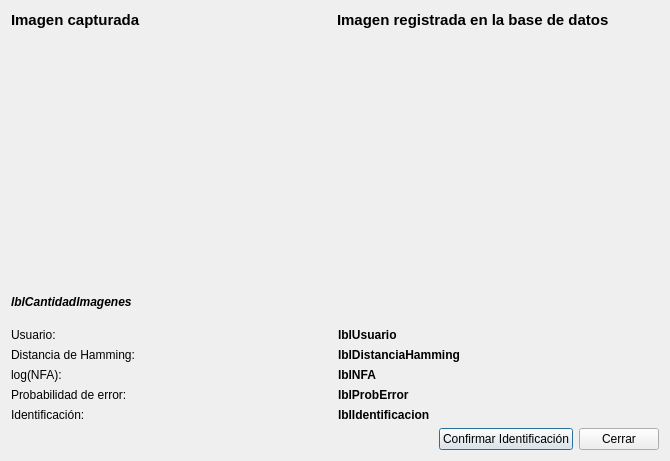
<?xml version="1.0" encoding="UTF-8"?>
<ui version="4.0">
 <class>Dialog</class>
 <widget class="QDialog" name="Dialog">
  <property name="geometry">
   <rect>
    <x>0</x>
    <y>0</y>
    <width>670</width>
    <height>461</height>
   </rect>
  </property>
  <property name="windowTitle">
   <string>Dialog</string>
  </property>
  <layout class="QGridLayout" name="gridLayout">
   <item row="0" column="0">
    <layout class="QVBoxLayout" name="verticalLayout">
     <item>
      <widget class="QLabel" name="label">
       <property name="text">
        <string>&lt;!DOCTYPE HTML PUBLIC &quot;-//W3C//DTD HTML 4.0//EN&quot; &quot;http://www.w3.org/TR/REC-html40/strict.dtd&quot;&gt;
&lt;html&gt;&lt;head&gt;&lt;meta name=&quot;qrichtext&quot; content=&quot;1&quot; /&gt;&lt;style type=&quot;text/css&quot;&gt;
p, li { white-space: pre-wrap; }
&lt;/style&gt;&lt;/head&gt;&lt;body style=&quot; font-family:'Sans'; font-size:10pt; font-weight:400; font-style:normal;&quot;&gt;
&lt;p style=&quot; margin-top:0px; margin-bottom:0px; margin-left:0px; margin-right:0px; -qt-block-indent:0; text-indent:0px;&quot;&gt;&lt;span style=&quot; font-size:11pt; font-weight:600;&quot;&gt;Imagen capturada&lt;/span&gt;&lt;/p&gt;&lt;/body&gt;&lt;/html&gt;</string>
       </property>
       <property name="textFormat">
        <enum>Qt::RichText</enum>
       </property>
      </widget>
     </item>
     <item>
      <widget class="ImageWidget" name="imagenCapturada" native="true">
       <property name="minimumSize">
        <size>
         <width>320</width>
         <height>240</height>
        </size>
       </property>
      </widget>
     </item>
    </layout>
   </item>
   <item row="0" column="1" colspan="3">
    <layout class="QVBoxLayout" name="verticalLayout_2">
     <item>
      <widget class="QLabel" name="label_2">
       <property name="text">
        <string>&lt;!DOCTYPE HTML PUBLIC &quot;-//W3C//DTD HTML 4.0//EN&quot; &quot;http://www.w3.org/TR/REC-html40/strict.dtd&quot;&gt;
&lt;html&gt;&lt;head&gt;&lt;meta name=&quot;qrichtext&quot; content=&quot;1&quot; /&gt;&lt;style type=&quot;text/css&quot;&gt;
p, li { white-space: pre-wrap; }
&lt;/style&gt;&lt;/head&gt;&lt;body style=&quot; font-family:'Sans'; font-size:10pt; font-weight:400; font-style:normal;&quot;&gt;
&lt;p style=&quot; margin-top:0px; margin-bottom:0px; margin-left:0px; margin-right:0px; -qt-block-indent:0; text-indent:0px;&quot;&gt;&lt;span style=&quot; font-size:11pt; font-weight:600;&quot;&gt;Imagen registrada en la base de datos&lt;/span&gt;&lt;/p&gt;&lt;/body&gt;&lt;/html&gt;</string>
       </property>
       <property name="textFormat">
        <enum>Qt::RichText</enum>
       </property>
      </widget>
     </item>
     <item>
      <widget class="ImageWidget" name="imagenBBDD" native="true">
       <property name="minimumSize">
        <size>
         <width>320</width>
         <height>240</height>
        </size>
       </property>
      </widget>
     </item>
    </layout>
   </item>
   <item row="1" column="0" colspan="4">
    <widget class="QLabel" name="lblCantidadImagenes">
     <property name="font">
      <font>
       <weight>75</weight>
       <italic>true</italic>
       <bold>true</bold>
      </font>
     </property>
     <property name="text">
      <string>lblCantidadImagenes</string>
     </property>
    </widget>
   </item>
   <item row="2" column="0" colspan="4">
    <layout class="QVBoxLayout" name="verticalLayout_3">
     <item>
      <layout class="QHBoxLayout" name="horizontalLayout">
       <item>
        <widget class="QLabel" name="label_3">
         <property name="text">
          <string>Usuario:</string>
         </property>
        </widget>
       </item>
       <item>
        <widget class="QLabel" name="lblUsuario">
         <property name="font">
          <font>
           <weight>75</weight>
           <bold>true</bold>
          </font>
         </property>
         <property name="text">
          <string>lblUsuario</string>
         </property>
        </widget>
       </item>
      </layout>
     </item>
     <item>
      <layout class="QHBoxLayout" name="horizontalLayout_2">
       <item>
        <widget class="QLabel" name="label_4">
         <property name="text">
          <string>Distancia de Hamming:</string>
         </property>
        </widget>
       </item>
       <item>
        <widget class="QLabel" name="lblDistanciaHamming">
         <property name="font">
          <font>
           <weight>75</weight>
           <bold>true</bold>
          </font>
         </property>
         <property name="text">
          <string>lblDistanciaHamming</string>
         </property>
        </widget>
       </item>
      </layout>
     </item>
     <item>
      <layout class="QHBoxLayout" name="horizontalLayout_3">
       <item>
        <widget class="QLabel" name="label_5">
         <property name="text">
          <string>log(NFA):</string>
         </property>
        </widget>
       </item>
       <item>
        <widget class="QLabel" name="lblNFA">
         <property name="font">
          <font>
           <weight>75</weight>
           <bold>true</bold>
          </font>
         </property>
         <property name="text">
          <string>lblNFA</string>
         </property>
        </widget>
       </item>
      </layout>
     </item>
     <item>
      <layout class="QHBoxLayout" name="horizontalLayout_5">
       <item>
        <widget class="QLabel" name="label_7">
         <property name="text">
          <string>Probabilidad de error:</string>
         </property>
        </widget>
       </item>
       <item>
        <widget class="QLabel" name="lblProbError">
         <property name="font">
          <font>
           <weight>75</weight>
           <bold>true</bold>
          </font>
         </property>
         <property name="text">
          <string>lblProbError</string>
         </property>
        </widget>
       </item>
      </layout>
     </item>
     <item>
      <layout class="QHBoxLayout" name="horizontalLayout_4">
       <item>
        <widget class="QLabel" name="label_6">
         <property name="text">
          <string>Identificación:</string>
         </property>
        </widget>
       </item>
       <item>
        <widget class="QLabel" name="lblIdentificacion">
         <property name="font">
          <font>
           <weight>75</weight>
           <bold>true</bold>
          </font>
         </property>
         <property name="text">
          <string>lblIdentificacion</string>
         </property>
        </widget>
       </item>
      </layout>
     </item>
    </layout>
   </item>
   <item row="3" column="1">
    <spacer name="horizontalSpacer">
     <property name="orientation">
      <enum>Qt::Horizontal</enum>
     </property>
     <property name="sizeHint" stdset="0">
      <size>
       <width>58</width>
       <height>20</height>
      </size>
     </property>
    </spacer>
   </item>
   <item row="3" column="2">
    <widget class="QPushButton" name="btnConfirmarIdentificacion">
     <property name="text">
      <string>Confirmar Identificación</string>
     </property>
    </widget>
   </item>
   <item row="3" column="3">
    <widget class="QPushButton" name="btnCerrar">
     <property name="text">
      <string>Cerrar</string>
     </property>
    </widget>
   </item>
  </layout>
 </widget>
 <customwidgets>
  <customwidget>
   <class>ImageWidget</class>
   <extends>QWidget</extends>
   <header>ImageWidget.h</header>
   <container>1</container>
  </customwidget>
 </customwidgets>
 <resources/>
 <connections>
  <connection>
   <sender>btnCerrar</sender>
   <signal>clicked()</signal>
   <receiver>Dialog</receiver>
   <slot>accept()</slot>
   <hints>
    <hint type="sourcelabel">
     <x>625</x>
     <y>440</y>
    </hint>
    <hint type="destinationlabel">
     <x>234</x>
     <y>428</y>
    </hint>
   </hints>
  </connection>
 </connections>
</ui>
